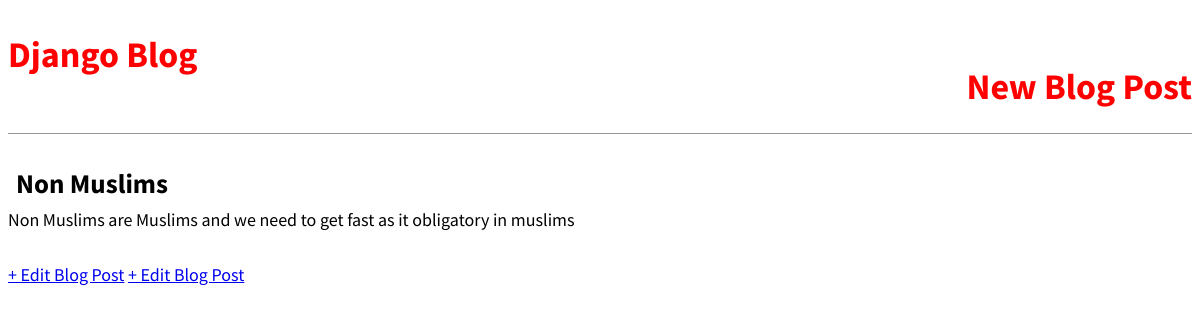
/4, run on the app's committed database.
### blog/models.py (models this page shows, shortened)
class Post(models.Model):
    title = models.CharField(max_length=255)
    author = models.ForeignKey(
        "auth.User",
        on_delete=models.CASCADE,
    )
    body = models.TextField()

### blog/views.py (the view)
# urls.py: path("<int:pk>", DetailView.as_view(), name="post_detail"),  # Add this line to your urls.py file.
class DetailView(DetailView):
    model = Post
    template_name = "post_detail.html"

### templates/post_detail.html
{% extends 'base.html'%}
{% block content %}
   <div class ="post-entry">
        <h2>{{ object.title }}</h2>
        <p>{{ object.body }}</p>
   </div>
   <a href="{% url 'post_edit' post.pk %}">+ Edit Blog Post</a>
   <a href="{% url 'post_delete' post.pk %}">+ Edit Blog Post</a>
{% endblock content %}

### static/css/base.css (style rules this page uses)
body { font-family: 'Source Sans Pro', sans-serif; font-size: 18px; }
.post-entry { margin-bottom: 2rem; }
.post-entry h2 { margin: 0.5rem; }
.post-entry p { margin: 0; font-weight: 400; }

### data on the page
Post: title "Non Muslims", body "Non Muslims are Muslims and we need to get fast as it obligatory in muslims"
